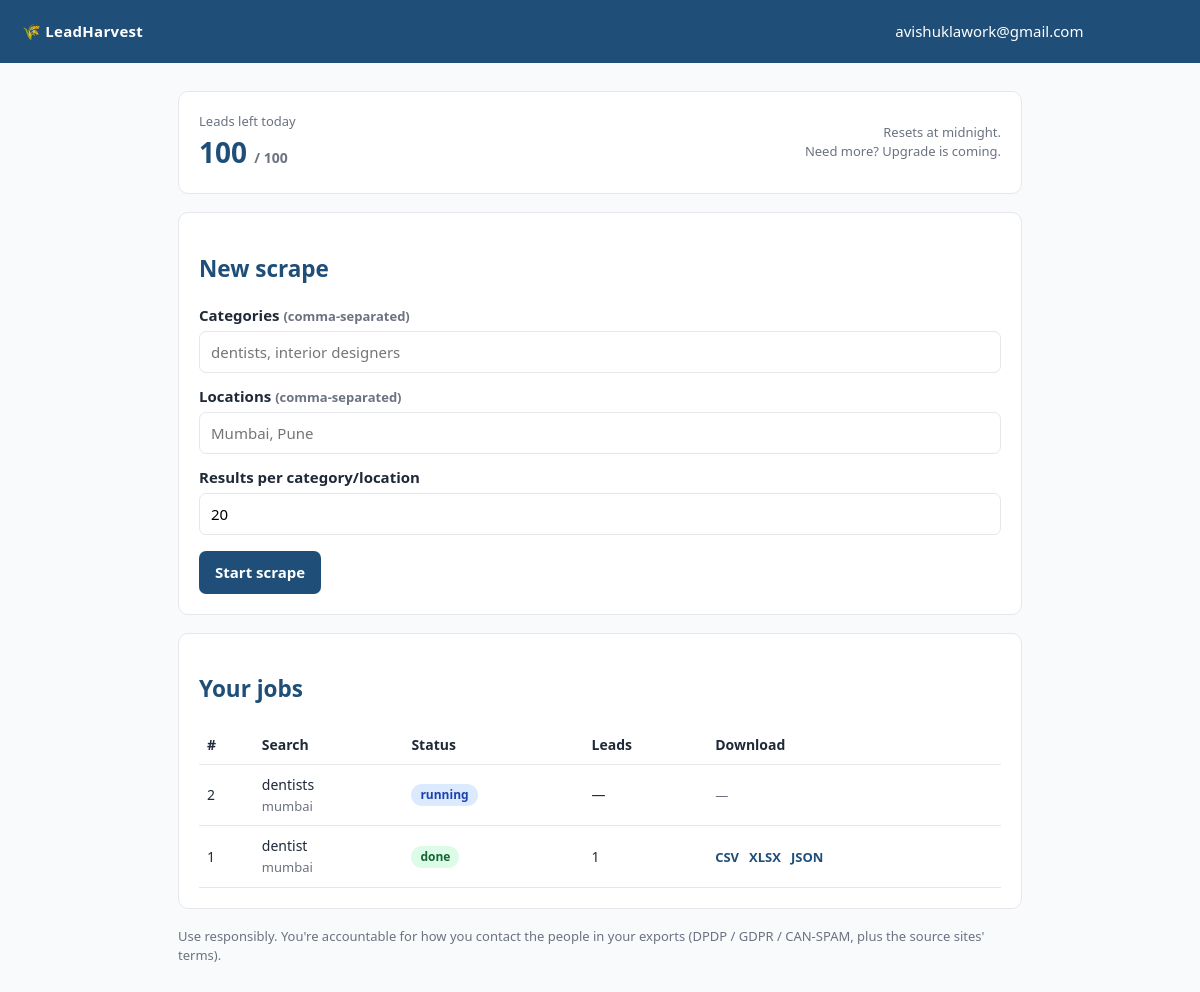
Page / (signed in) on the earlier database version.
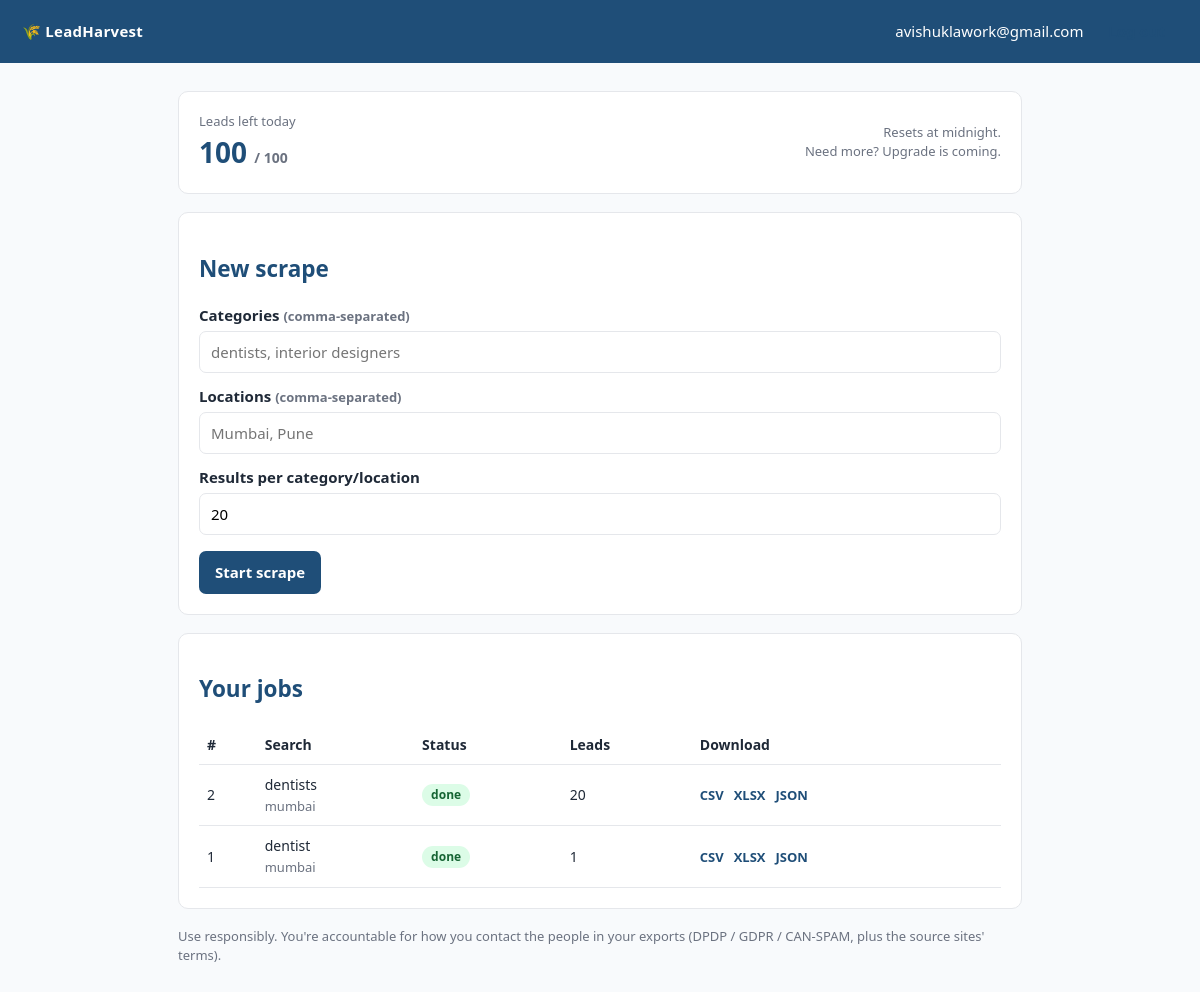
Same page on the later database version.
### webapp/models.py (models this page shows, shortened)
class User(Base):
    __tablename__ = "users"
    id: Mapped[int] = mapped_column(primary_key=True)
    email: Mapped[str] = mapped_column(String(255), unique=True, index=True)
    password_hash: Mapped[str] = mapped_column(String(255))
    api_token: Mapped[str] = mapped_column(String(64), unique=True, index=True,
                                           default=_new_token)
    daily_quota: Mapped[int] = mapped_column(Integer, default=DEFAULT_DAILY_QUOTA)
    quota_used: Mapped[int] = mapped_column(Integer, default=0)
    quota_date: Mapped[date] = mapped_column(Date, default=date.today)
    created_at: Mapped[datetime] = mapped_column(DateTime, default=datetime.utcnow)
    jobs: Mapped[list["ScrapeJob"]] = relationship(back_populates="user")

class ScrapeJob(Base):
    __tablename__ = "jobs"
    id: Mapped[int] = mapped_column(primary_key=True)
    user_id: Mapped[int] = mapped_column(ForeignKey("users.id"), index=True)
    categories: Mapped[str] = mapped_column(Text)
    locations: Mapped[str] = mapped_column(Text)
    limit_per_query: Mapped[int] = mapped_column(Integer, default=20)
    max_leads: Mapped[int] = mapped_column(Integer, default=DEFAULT_DAILY_QUOTA)
    status: Mapped[str] = mapped_column(String(20), default="queued", index=True)
    phase: Mapped[str] = mapped_column(String(20), default="")  # maps | emails
    progress_done: Mapped[int] = mapped_column(Integer, default=0)
    progress_total: Mapped[int] = mapped_column(Integer, default=0)
    result_count: Mapped[int] = mapped_column(Integer, default=0)
    email_count: Mapped[int] = mapped_column(Integer, default=0)
    error: Mapped[str] = mapped_column(Text, default="")
    created_at: Mapped[datetime] = mapped_column(DateTime, default=datetime.utcnow)
    finished_at: Mapped[datetime | None] = mapped_column(DateTime, nullable=True)
    user: Mapped["User"] = relationship(back_populates="jobs")

### webapp/main.py (the view)
@app.get("/", response_class=HTMLResponse)
def dashboard(request: Request, db: Session = Depends(get_db)):
    user = current_user(request, db)
    if not user:
        return RedirectResponse("/login", status_code=303)
    jobs = (db.query(models.ScrapeJob)
              .filter_by(user_id=user.id)
              .order_by(models.ScrapeJob.id.desc())
              .limit(50).all())
    return templates.TemplateResponse("dashboard.html", {
        "request": request, "user": user, "jobs": jobs,
        "remaining": user.remaining_quota(), "formats": exporters.available_formats(),
        "error": request.query_params.get("error"),
    })

### webapp/templates/dashboard.html (shortened to what this page needs)
{% extends "base.html" %}
{% block nav %}
  <span>{{ user.email }} &nbsp;
    <form method="post" action="/logout" style="display:inline">
      <button class="ghost" style="padding:5px 12px" type="submit">Log out</button>
    </form>
  </span>
{% endblock %}
{% block content %}
  <div class="card">
    <div style="display:flex;justify-content:space-between;align-items:center">
      <div>
        <div class="muted">Leads left today</div>
        <div class="quota">{{ remaining }} <span class="muted" style="font-size:14px">/ {{ user.daily_quota }}</span></div>
      </div>
      <div class="muted" style="text-align:right">Resets at midnight.<br>Need more? Upgrade is coming.</div>
    </div>
  </div>
  <div class="card">
    <h2>New scrape</h2>
    <form method="post" action="/jobs">
      <label for="categories">Categories <span class="muted">(comma-separated)</span></label>
      <input id="categories" type="text" name="categories" placeholder="dentists, interior designers" required>
      <label for="locations">Locations <span class="muted">(comma-separated)</span></label>
      <input id="locations" type="text" name="locations" placeholder="Mumbai, Pune" required>
      <label for="limit_per_query">Results per category/location</label>
      <input id="limit_per_query" type="number" name="limit_per_query" value="20" min="1" max="50">
      <div style="margin-top:16px">
        <button type="submit" {% if remaining <= 0 %}disabled{% endif %}>
          {% if remaining <= 0 %}Daily limit reached{% else %}Start scrape{% endif %}
        </button>
      </div>
    </form>
  </div>
  <div class="card">
    <h2>Your jobs</h2>
    {% if not jobs %}
      <p class="muted">No jobs yet. Start one above.</p>
    {% else %}
    <table>
      <thead><tr><th>#</th><th>Search</th><th>Status</th><th>Leads</th><th>Download</th></tr></thead>
      <tbody>
      {% for j in jobs %}
        <tr data-job="{{ j.id }}" data-status="{{ j.status }}">
          <td>{{ j.id }}</td>
          <td>{{ j.categories }}<br><span class="muted">{{ j.locations }}</span></td>
          <td class="js-status"><span class="pill {{ j.status }}">{{ j.status }}</span>
              </td>
          <td class="js-count">{{ j.result_count if j.status == 'done' else '—' }}</td>
          <td class="js-dl dl">
            {% if j.status == 'done' %}
              {% for f in formats %}<a href="/jobs/{{ j.id }}/download?format={{ f }}">{{ f|upper }}</a>{% endfor %}
            {% else %}<span class="muted">—</span>{% endif %}
          </td>
        </tr>
      {% endfor %}
      </tbody>
    </table>
    {% endif %}
  </div>
  <p class="muted">Use responsibly. You're accountable for how you contact the people in your exports
     (DPDP / GDPR / CAN-SPAM, plus the source sites' terms).</p>
{% endblock %}

### webapp/templates/base.html (shortened to what this page needs)
<!doctype html>
<html lang="en">
<head>
</head>
<body>
  <header>
    <a class="brand" href="/">🌾 LeadHarvest</a>
    {% block nav %}{% endblock %}
  </header>
  <main>{% block content %}{% endblock %}</main>
</body>
</html>

### webapp/templates/base.html (style rules this page uses)
:root { --ink:#1f2937; --line:#e5e7eb; --brand:#1f4e78; --bg:#f8fafc; }
* { box-sizing: border-box; }
body { margin:0; font:15px/1.5 system-ui,-apple-system,Segoe UI,Roboto,sans-serif; color:var(--ink); background:var(--bg); }
header { background:var(--brand); color:#fff; padding:14px 22px; display:flex; align-items:center; justify-content:space-between; }
header a { color:#fff; text-decoration:none; }
header .brand { font-weight:700; letter-spacing:.3px; }
main { max-width:880px; margin:28px auto; padding:0 18px; }
.card { background:#fff; border:1px solid var(--line); border-radius:10px; padding:20px; margin-bottom:18px; }
h1,h2 { color:var(--brand); }
label { display:block; font-weight:600; margin:12px 0 4px; }
input, button { font:inherit; }
input[type=text],input[type=email],input[type=password],input[type=number] { width:100%; padding:9px 11px; border:1px solid var(--line); border-radius:7px; }
button { background:var(--brand); color:#fff; border:0; border-radius:7px; padding:10px 16px; cursor:pointer; font-weight:600; }
button.ghost { background:transparent; color:var(--brand); border:1px solid var(--brand); }
table { width:100%; border-collapse:collapse; }
th,td { text-align:left; padding:9px 8px; border-bottom:1px solid var(--line); font-size:14px; }
.pill { display:inline-block; padding:2px 9px; border-radius:999px; font-size:12px; font-weight:600; }
.done { background:#dcfce7;color:#166534 }
.muted { color:#6b7280;font-size:13px }
.quota { font-size:28px;font-weight:700;color:var(--brand) }
.dl a { color:var(--brand);text-decoration:none;margin-right:10px;font-weight:600;font-size:13px }

Differences in the rows shown:
changed ScrapeJob "dentists": status "running" → "done"; status+result_count "—" → "20"; no longer shows "—"
Other differences:
new list line: "CSV"
new list line: "XLSX"
new list line: "JSON"
